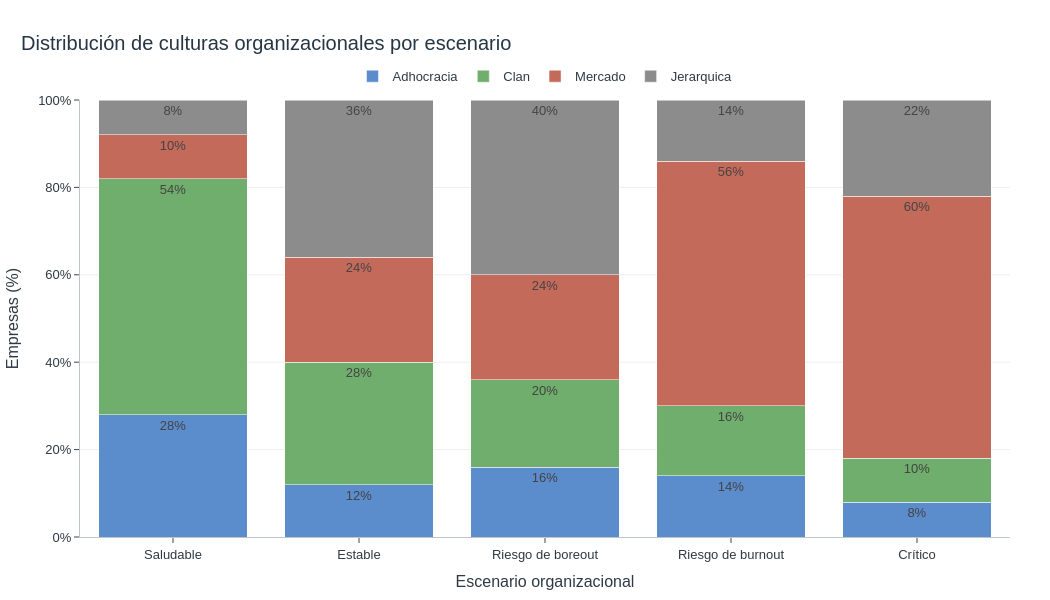

Notebook cell for this chart:
### Code cell
import pandas as pd
import plotly.express as px
from pathlib import Path
import sys

# Ruta al código fuente del proyecto
sys.path.append("../src")

from estilos import COLORES_CULTURA, aplicar_estilo
# Crear un DataFrame con una fila por empresa
df_empresas = (
    df_benchmark[
        ["empresa_id", "escenario", "cultura"]
    ]
    .drop_duplicates(subset="empresa_id")
    .copy()
)

print(df_empresas.shape)
df_empresas.head()

# Orden lógico de los escenarios
orden_escenarios = [
    "saludable",
    "estable",
    "riesgo_boreout",
    "riesgo_burnout",
    "critico"
]

# Nombres legibles
nombres_escenarios = {
    "saludable": "Saludable",
    "estable": "Estable",
    "riesgo_boreout": "Riesgo de boreout",
    "riesgo_burnout": "Riesgo de burnout",
    "critico": "Crítico"
}

# Distribución porcentual de culturas
distribucion_cultura = (
    df_empresas
    .groupby(["escenario", "cultura"])
    .size()
    .reset_index(name="n_empresas")
)

# Total de empresas por escenario
distribucion_cultura["porcentaje"] = (
    distribucion_cultura["n_empresas"]
    / distribucion_cultura.groupby("escenario")["n_empresas"].transform("sum")
    * 100
)

# Aplicar orden y nombres legibles
distribucion_cultura["escenario"] = pd.Categorical(
    distribucion_cultura["escenario"],
    categories=orden_escenarios,
    ordered=True
)

distribucion_cultura = distribucion_cultura.sort_values("escenario")

distribucion_cultura["escenario_nombre"] = (
    distribucion_cultura["escenario"]
    .map(nombres_escenarios)
)

# Crear gráfico
fig = px.bar(
    distribucion_cultura,
    x="escenario_nombre",
    y="porcentaje",
    color="cultura",
    text="porcentaje",
    color_discrete_map=COLORES_CULTURA,
    category_orders={
        "escenario_nombre": [
            "Saludable",
            "Estable",
            "Riesgo de boreout",
            "Riesgo de burnout",
            "Crítico"
        ],
        "cultura": [
            "Adhocracia",
            "Clan",
            "Mercado",
            "Jerarquica"
        ]
    },
    labels={
        "escenario_nombre": "Escenario organizacional",
        "porcentaje": "Empresas (%)",
        "cultura": "Cultura"
    }
)

# Barras apiladas al 100 %
fig.update_layout(
    barmode="stack",
    legend=dict(
        orientation="h",
        yanchor="bottom",
        y=1.02,
        xanchor="center",
        x=0.5
    )
)

fig.update_traces(
    texttemplate="%{text:.0f}%",
    textposition="inside"
)

fig.update_yaxes(
    range=[0, 100],
    ticksuffix="%"
)

fig = aplicar_estilo(
    fig,
    titulo="Distribución de culturas organizacionales por escenario",
    ancho=1050,
    alto=600
)

fig.show()

ruta_salida = Path("../../visualizaciones")
ruta_salida.mkdir(parents=True, exist_ok=True)

fig.write_image(
    ruta_salida / "02_distribucion_culturas_escenario.png",
    scale=2
)

### Figure 1 — Plotly figure (JSON) as saved in the notebook; plotly's stock layout.template omitted (floating-point values rounded to 4 significant figures)
{"data": [{"hovertemplate": "Cultura=Adhocracia<br>Escenario organizacional=%{x}<br>Empresas (%)=%{text}<extra></extra>", "legendgroup": "Adhocracia", "marker": {"color": "#5B8CCB", "pattern": {"shape": ""}}, "name": "Adhocracia", "orientation": "v", "showlegend": true, "text": [28.0, 12.0, 16.0, 14.0, 8.0], "textposition": "inside", "texttemplate": "%{text:.0f}%", "type": "bar", "x": ["Saludable", "Estable", "Riesgo de boreout", "Riesgo de burnout", "Crítico"], "xaxis": "x", "y": [28.0, 12.0, 16.0, 14.0, 8.0], "yaxis": "y"}, {"hovertemplate": "Cultura=Clan<br>Escenario organizacional=%{x}<br>Empresas (%)=%{text}<extra></extra>", "legendgroup": "Clan", "marker": {"color": "#6FAE6C", "pattern": {"shape": ""}}, "name": "Clan", "orientation": "v", "showlegend": true, "text": [54.0, 28.0, 20.0, 16.0, 10.0], "textposition": "inside", "texttemplate": "%{text:.0f}%", "type": "bar", "x": ["Saludable", "Estable", "Riesgo de boreout", "Riesgo de burnout", "Crítico"], "xaxis": "x", "y": [54.0, 28.0, 20.0, 16.0, 10.0], "yaxis": "y"}, {"hovertemplate": "Cultura=Mercado<br>Escenario organizacional=%{x}<br>Empresas (%)=%{text}<extra></extra>", "legendgroup": "Mercado", "marker": {"color": "#C46A5A", "pattern": {"shape": ""}}, "name": "Mercado", "orientation": "v", "showlegend": true, "text": [10.0, 24.0, 24.0, 56.0, 60.0], "textposition": "inside", "texttemplate": "%{text:.0f}%", "type": "bar", "x": ["Saludable", "Estable", "Riesgo de boreout", "Riesgo de burnout", "Crítico"], "xaxis": "x", "y": [10.0, 24.0, 24.0, 56.0, 60.0], "yaxis": "y"}, {"hovertemplate": "Cultura=Jerarquica<br>Escenario organizacional=%{x}<br>Empresas (%)=%{text}<extra></extra>", "legendgroup": "Jerarquica", "marker": {"color": "#8C8C8C", "pattern": {"shape": ""}}, "name": "Jerarquica", "orientation": "v", "showlegend": true, "text": [8.0, 36.0, 40.0, 14.0, 22.0], "textposition": "inside", "texttemplate": "%{text:.0f}%", "type": "bar", "x": ["Saludable", "Estable", "Riesgo de boreout", "Riesgo de burnout", "Crítico"], "xaxis": "x", "y": [8.0, 36.0, 40.0, 14.0, 22.0], "yaxis": "y"}], "layout": {"barmode": "stack", "font": {"color": "#2F3A44", "family": "Arial", "size": 13}, "height": 600, "legend": {"orientation": "h", "title": {"text": ""}, "tracegroupgap": 0, "x": 0.5, "xanchor": "center", "y": 1.02, "yanchor": "bottom"}, "margin": {"b": 60, "l": 60, "r": 40, "t": 100}, "paper_bgcolor": "white", "plot_bgcolor": "white", "title": {"font": {"color": "#263645", "size": 20}, "text": "Distribución de culturas organizacionales por escenario", "x": 0.02, "xanchor": "left"}, "width": 1050, "xaxis": {"anchor": "y", "categoryarray": ["Saludable", "Estable", "Riesgo de boreout", "Riesgo de burnout", "Crítico"], "categoryorder": "array", "domain": [0, 1], "linecolor": "#BFC5CA", "showgrid": false, "title": {"text": "Escenario organizacional"}, "zeroline": false}, "yaxis": {"anchor": "x", "domain": [0, 1], "gridcolor": "#ECEFF1", "linecolor": "#BFC5CA", "range": [0, 100], "showgrid": true, "ticksuffix": "%", "title": {"text": "Empresas (%)"}, "zeroline": false}}}
